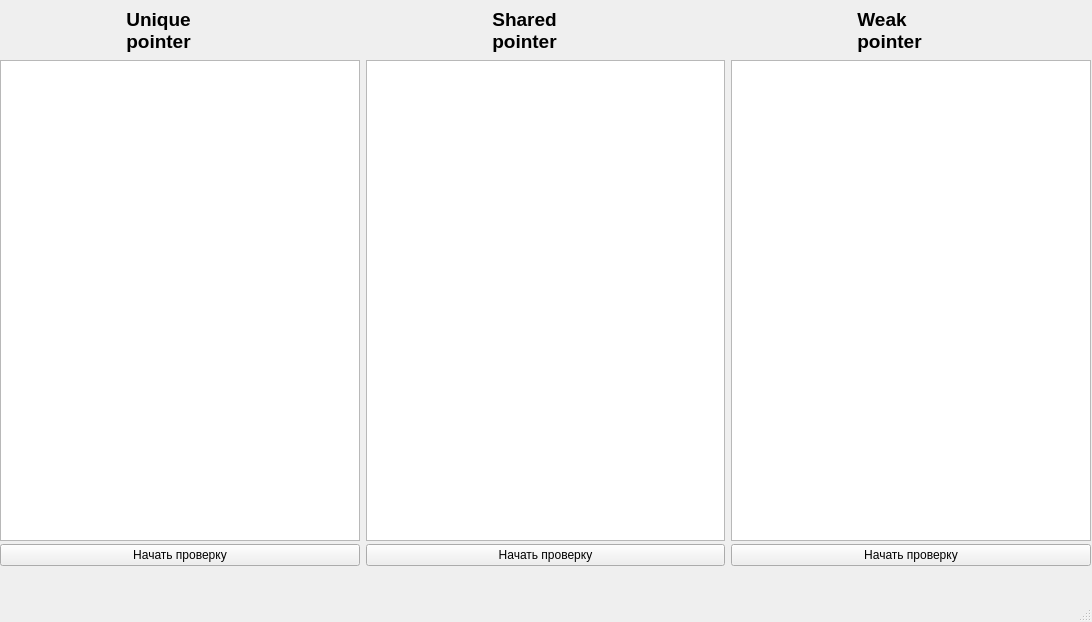
<?xml version="1.0" encoding="UTF-8"?>
<ui version="4.0">
 <class>MainWindow</class>
 <widget class="QMainWindow" name="MainWindow">
  <property name="geometry">
   <rect>
    <x>0</x>
    <y>0</y>
    <width>1092</width>
    <height>622</height>
   </rect>
  </property>
  <property name="windowTitle">
   <string>MainWindow</string>
  </property>
  <widget class="QWidget" name="centralwidget">
   <widget class="QWidget" name="layoutWidget_3">
    <property name="geometry">
     <rect>
      <x>0</x>
      <y>540</y>
      <width>1091</width>
      <height>31</height>
     </rect>
    </property>
    <layout class="QHBoxLayout" name="horizontalLayout_6">
     <item>
      <widget class="QPushButton" name="uniqueButton">
       <property name="text">
        <string>Начать проверку</string>
       </property>
      </widget>
     </item>
     <item>
      <widget class="QPushButton" name="sharedButton">
       <property name="text">
        <string>Начать проверку</string>
       </property>
      </widget>
     </item>
     <item>
      <widget class="QPushButton" name="weakButton">
       <property name="text">
        <string>Начать проверку</string>
       </property>
      </widget>
     </item>
    </layout>
   </widget>
   <widget class="QWidget" name="layoutWidget_2">
    <property name="geometry">
     <rect>
      <x>0</x>
      <y>60</y>
      <width>1091</width>
      <height>481</height>
     </rect>
    </property>
    <layout class="QHBoxLayout" name="horizontalLayout_5">
     <item>
      <widget class="QPlainTextEdit" name="uniqueText">
       <property name="font">
        <font>
         <family>Times New Roman</family>
         <pointsize>14</pointsize>
         <italic>true</italic>
         <bold>true</bold>
        </font>
       </property>
       <property name="readOnly">
        <bool>true</bool>
       </property>
      </widget>
     </item>
     <item>
      <widget class="QPlainTextEdit" name="sharedText">
       <property name="font">
        <font>
         <family>Times New Roman</family>
         <pointsize>14</pointsize>
         <italic>true</italic>
         <bold>true</bold>
        </font>
       </property>
       <property name="readOnly">
        <bool>true</bool>
       </property>
      </widget>
     </item>
     <item>
      <widget class="QPlainTextEdit" name="weakText">
       <property name="font">
        <font>
         <family>Times New Roman</family>
         <pointsize>14</pointsize>
         <italic>true</italic>
         <bold>true</bold>
        </font>
       </property>
       <property name="readOnly">
        <bool>true</bool>
       </property>
      </widget>
     </item>
    </layout>
   </widget>
   <widget class="QWidget" name="layoutWidget">
    <property name="geometry">
     <rect>
      <x>0</x>
      <y>0</y>
      <width>1091</width>
      <height>61</height>
     </rect>
    </property>
    <layout class="QHBoxLayout" name="horizontalLayout_4">
     <item>
      <widget class="QLabel" name="uniquePtr">
       <property name="font">
        <font>
         <pointsize>14</pointsize>
         <bold>true</bold>
        </font>
       </property>
       <property name="text">
        <string>                        Unique
                        pointer</string>
       </property>
      </widget>
     </item>
     <item>
      <widget class="QLabel" name="sharedPtr">
       <property name="font">
        <font>
         <pointsize>14</pointsize>
         <bold>true</bold>
        </font>
       </property>
       <property name="text">
        <string>                        Shared
                        pointer</string>
       </property>
      </widget>
     </item>
     <item>
      <widget class="QLabel" name="weakPtr">
       <property name="font">
        <font>
         <pointsize>14</pointsize>
         <bold>true</bold>
        </font>
       </property>
       <property name="text">
        <string>                        Weak
                        pointer</string>
       </property>
      </widget>
     </item>
    </layout>
   </widget>
  </widget>
  <widget class="QMenuBar" name="menubar">
   <property name="geometry">
    <rect>
     <x>0</x>
     <y>0</y>
     <width>1092</width>
     <height>25</height>
    </rect>
   </property>
  </widget>
  <widget class="QStatusBar" name="statusbar"/>
 </widget>
 <resources/>
 <connections/>
</ui>
